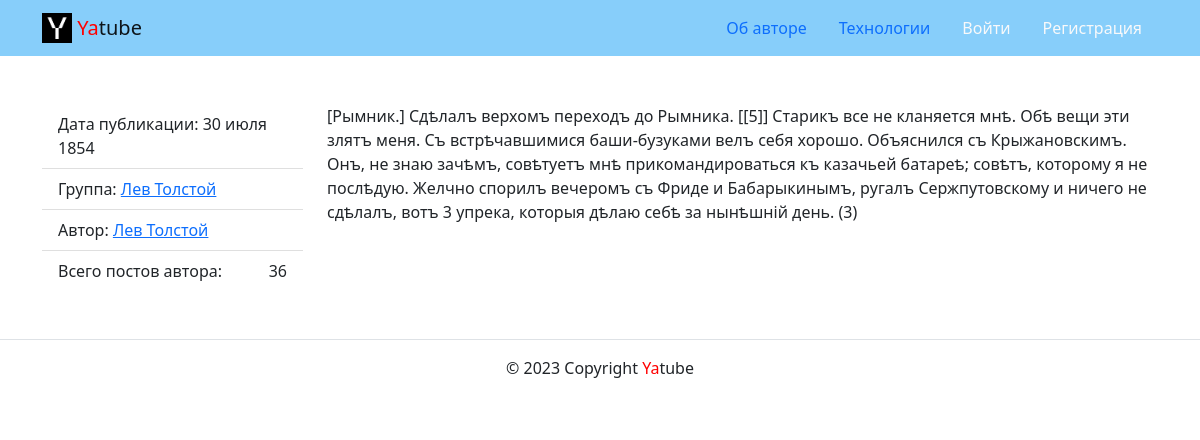
Page /posts/36/ on the committed database.
### posts/models.py (models this page shows, shortened)
class Post(models.Model):
    text = models.TextField(
        verbose_name='Текст поста',
        help_text='Текст нового поста'
    )
    pub_date = models.DateTimeField('Дата публикации', auto_now_add=True)
    author = models.ForeignKey(
        User,
        on_delete=models.CASCADE,
        related_name='posts',
        verbose_name='Автор',
        help_text='Имя автора'
    )
    group = models.ForeignKey(
        Group,
        on_delete=models.SET_NULL,
        related_name='posts',
        blank=True, null=True,
        verbose_name='Группа',
        help_text='Группа, к которой будет относиться пост',
    )
    image = models.ImageField(
        'Картинка',
        upload_to='posts/',
        blank=True,
        help_text='Поле для загрузки картинки',
    )
    class Meta:
        ordering = ('-pub_date',)
        verbose_name = 'Пост'
        verbose_name_plural = 'Посты'

class Group(models.Model):
    title = models.CharField(
        max_length=200, verbose_name='Название',
        help_text='Название группы'
    )
    slug = models.SlugField(
        unique=True,
        verbose_name='Идентификатор',
        help_text='Название идентификатора'
    )
    description = models.TextField(
        verbose_name='Описание',
        help_text='Текст описания'
    )
    class Meta:
        verbose_name = 'Группа'
        verbose_name_plural = 'Группы'

### posts/views.py (the view)
# urls.py: path("posts/<int:post_id>/", views.post_detail, name="post_detail"),
def post_detail(request, post_id):
    return render(request, 'posts/post_detail.html', {
        'post': get_object_or_404(Post, id=post_id),
        'form': CommentForm(request.POST or None),
    })

### core/context_processors/year.py (called while the page is built)
def year(request):
    return {
        'year': datetime.now().year,
    }

### templates/posts/post_detail.html (shortened to what this page needs)
{% extends 'base.html' %}
{% load thumbnail %}
{% block content %}
  <div class="row">
    <aside class="col-12 col-md-3">
      <ul class="list-group list-group-flush">
        <li class="list-group-item">Дата публикации: {{ post.pub_date|date:"d E Y" }}</li>
        {% if post.group %}
          <li class="list-group-item">
            Группа:
            <a href="{% url 'posts:group_list' post.group.slug %}">{{ post.group.title }}</a>
          </li>
        {% endif %}
        <li class="list-group-item">Автор: <a href="{% url 'posts:profile' post.author.username %}">{{ post.author.get_full_name }}</a></li>
        <li class="list-group-item d-flex justify-content-between align-items-center">
          Всего постов автора:  <span >{{ post.author.posts.count }}</span>
        </li>
      </ul>
    </aside>
    <article class="col-12 col-md-9">
      <p>{{ post.text|linebreaksbr }}</p>
    </article>
  </div>
{% endblock %}

### rows in the picture
Post: pub_date "30 июля 1854", group "Лев Толстой", author.get_full_name "Лев Толстой", author.posts.count "36", text "[Рымник.] Сдѣлалъ верхомъ переходъ до Рымника. [[5]] Старикъ все не кланяется мнѣ. Обѣ вещи эти злятъ меня. Съ встрѣчавшимися баши-бузуками велъ себя хорошо. Объяснился съ Крыжановскимъ. Онъ, не знаю зачѣмъ, совѣтуетъ мнѣ прикомандироваться къ казачьей батареѣ; совѣтъ, которому я не послѣдую. Желчно спорилъ вечеромъ съ Фриде и Бабарыкинымъ, ругалъ Сержпутовскому и ничего не сдѣлалъ, вотъ 3 упрека, которыя дѣлаю себѣ за нынѣшній день. (3)"
